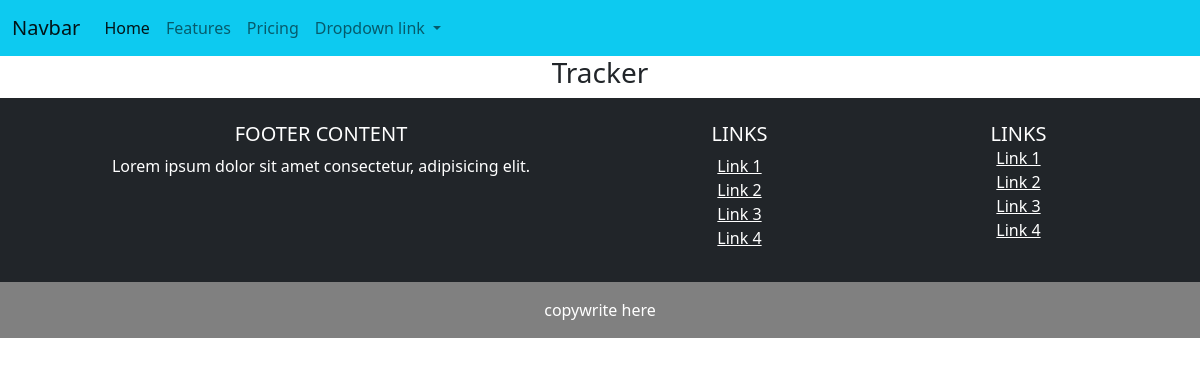
Before: /tracker/ with the older database file.
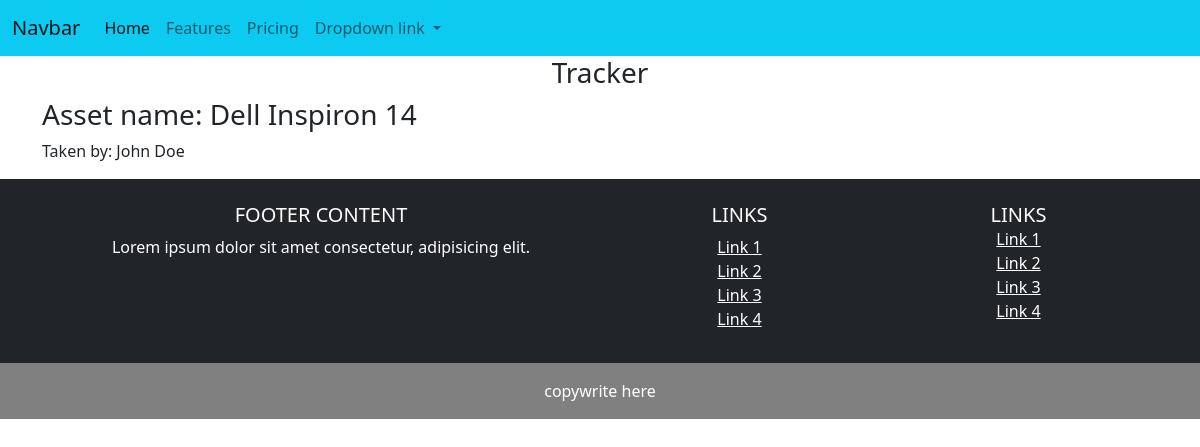
After: the same page with the newer database file.
### tracAssets/models.py (models this page shows, shortened)
class AssetTracks(models.Model):
    asset = models.ForeignKey(AssetType, on_delete=models.CASCADE)
    taken_by = models.ForeignKey(Employee, on_delete=models.CASCADE)
    take_out_time = models.DateField(auto_now=False)
    return_time = models.DateField(null=True, blank=True)
    return_condition = models.CharField(max_length=20, null=True, blank=True)
    class Meta:
        db_table = 'asset_track'
        managed = True
        verbose_name_plural = 'Asset_Track'

class AssetType(models.Model):
    category = models.ForeignKey(AssetCategory, on_delete=models.CASCADE)
    service_tag = models.CharField(max_length=50)
    asset_model = models.CharField(max_length=50)
    active = models.BooleanField(default=False)
    purchase_date= models.DateField(auto_now=False)
    class Meta:
        verbose_name = 'Asset'
        verbose_name_plural = 'Assets'
        ordering = ['-id']
    def __str__(self):
        return self.asset_model

class Employee(models.Model):
    name = models.CharField(max_length=50)
    emp_id = models.CharField(max_length=15)
    email = models.EmailField(unique=True, null=False, blank=False)
    phone = models.CharField(max_length=15)
    department = models.CharField(max_length=20)
    com_name = models.CharField(max_length=20)
    com_address = models.TextField(default='-')
    com_contact = models.CharField(max_length=15)
    class Meta:
        verbose_name = 'Employee'
        verbose_name_plural = 'Employees'
    def __str__(self):
        return self.name

### tracAssets/views.py (the view, shortened to what this page needs)
# urls.py: path('tracker/', views.TrackerView.as_view(), name='tracker'),
class TrackerView(APIView):
    renderer_classes = [TemplateHTMLRenderer]
    template_name = 'front/tracker.html'
    def get(self, request):
        Tracker = AssetTracks.objects.all()
        return Response({'tracker': Tracker})
        return Response({'status':'success', 'payload':serializer.data})

### templates/front/tracker.html (shortened to what this page needs)
{% extends "base.html" %}
{% block content %}
<div class="container">
    <h3 class="text-center"> Tracker </h3>
    {% for tr in tracker %}
        <h3>Asset name: {{tr.asset}}</h3>
        <p>
            Taken by: {{tr.taken_by}}
        </p>
    {% endfor %}
</div>
{% endblock content %}

Changed rows visible on the page:
added AssetTracks: asset "Dell Inspiron 14", taken_by "John Doe"
